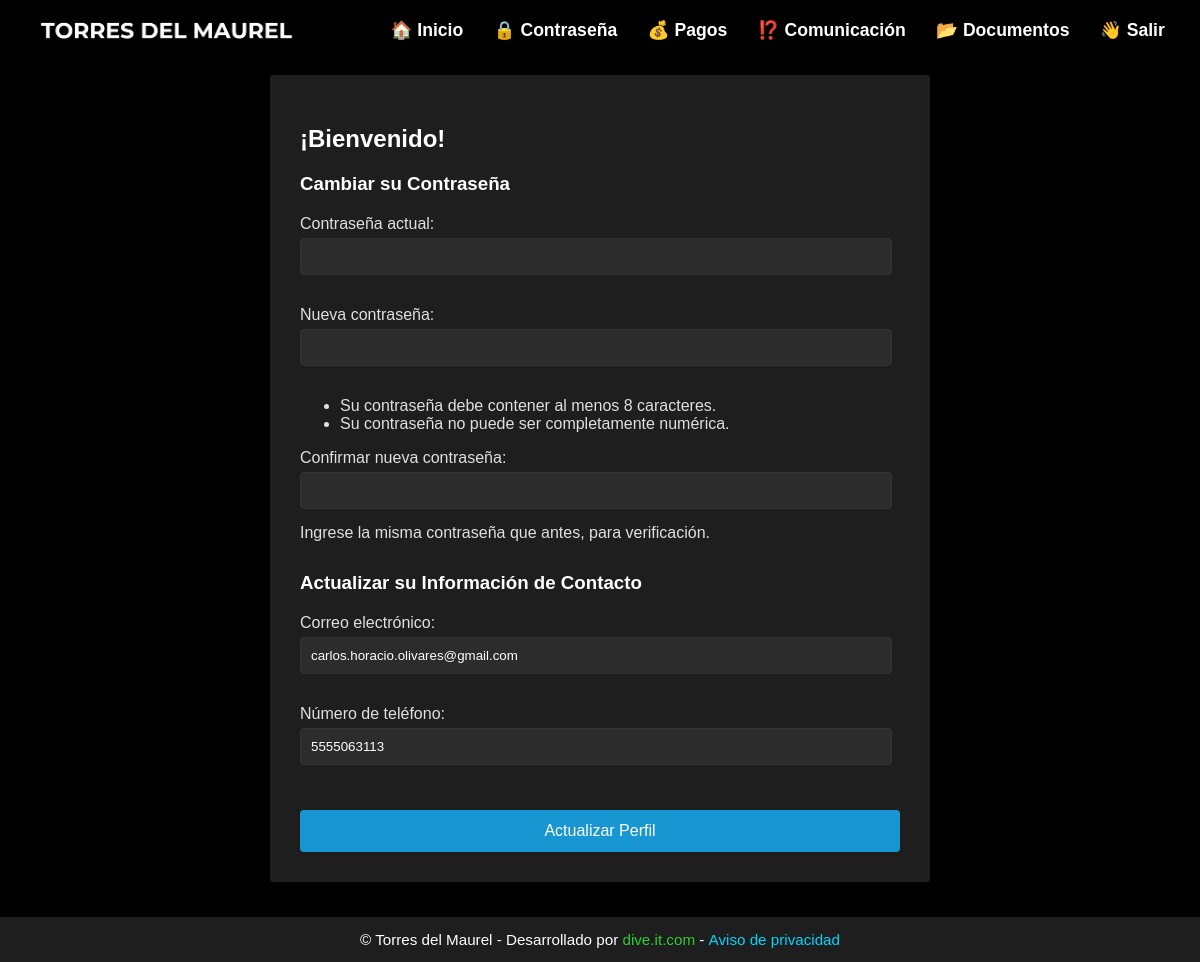
Screenshot of /profile/ (signed in) with the database file from the repository.
### website/models.py (models this page shows, shortened)
class CustomUser(AbstractUser):
    apartment_number = models.CharField(max_length=7, unique=True, null=True, blank=True)
    email = models.EmailField(unique=True)
    phone_number = models.CharField(max_length=15, blank=True, null=True)
    is_first_login = models.BooleanField(default=True)
    is_debtor = models.BooleanField(default=False)
    groups = models.ManyToManyField(
        Group,
        verbose_name='groups',
        blank=True,
        help_text='The groups this user belongs to.',
        related_name='customuser_set',
        related_query_name='customuser',
    )
    user_permissions = models.ManyToManyField(
        Permission,
        verbose_name='user permissions',
        blank=True,
        help_text='Specific permissions for this user.',
        related_name='customuser_set',
        related_query_name='customuser',
    )

### website/views.py (the view)
# urls.py: path('profile/', views.profile, name='profile'),
@login_required
def profile(request):
    if request.method == 'POST':
        password_form = SpanishPasswordChangeForm(request.user, request.POST)
        profile_form = UserProfileForm(request.POST, instance=request.user)
        if password_form.is_valid() and profile_form.is_valid():
            user = password_form.save()
            profile_form.save()
            update_session_auth_hash(request, user)
            messages.success(request, '¡Su perfil ha sido actualizado exitosamente!')
            return redirect('dashboard')
    else:
        password_form = SpanishPasswordChangeForm(request.user)
        profile_form = UserProfileForm(instance=request.user)
    return render(request, 'profile.html', {
        'password_form': password_form,
        'profile_form': profile_form
    })

### website/forms.py (shortened to what this page needs)
class SpanishPasswordChangeForm(PasswordChangeForm):
    old_password = forms.CharField(
        label="Contraseña actual",
        widget=forms.PasswordInput(attrs={'autocomplete': 'current-password', 'autofocus': True}),
    )
    new_password1 = forms.CharField(
        label="Nueva contraseña",
        widget=forms.PasswordInput(attrs={'autocomplete': 'new-password'}),
        help_text="<ul><li>Su contraseña debe contener al menos 8 caracteres.</li><li>Su contraseña no puede ser completamente numérica.</li></ul>",
    )
    new_password2 = forms.CharField(
        label="Confirmar nueva contraseña",
        widget=forms.PasswordInput(attrs={'autocomplete': 'new-password'}),
        help_text="Ingrese la misma contraseña que antes, para verificación.",
    )

class UserProfileForm(forms.ModelForm):
    phone_number = forms.CharField(
        label='Número de teléfono',
        max_length=10,
        validators=[
            RegexValidator(
                regex=r'^\d{10}$',
                message='Ingrese un número de teléfono válido de 10 dígitos.',
                code='invalid_phone_number'
            ),
        ]
    )
    class Meta:
        model = CustomUser
        fields = ['email', 'phone_number']
        labels = {
            'email': 'Correo electrónico',
        }

### website/templates/profile.html (shortened to what this page needs)
{% extends "base.html" %}
{% load static %}
{% block extra_css %}
<link rel="stylesheet" href="{% static 'css/profile.css' %}">
{% endblock %}
{% block content %}
<div class="profile-container">
    <h2>¡Bienvenido!</h2>
    <form method="post" id="profile-form">
        <div class="form-section">
            <h3>Cambiar su Contraseña</h3>
            {{ password_form.as_p }}
        </div>
        <div class="form-section">
            <h3>Actualizar su Información de Contacto</h3>
            {{ profile_form.as_p }}
        </div>
        <button type="submit" class="update-button">Actualizar Perfil</button>
    </form>
</div>
{% endblock %}

### website/static/css/base.css (style rules this page uses)
body { font-family: Arial, sans-serif; background-color: black; margin: 0; padding: 0; min-height: 100vh; display: flex; flex-direction: column; }

### website/static/css/profile.css (style rules this page uses)
.profile-container { max-width: 600px; margin: 75px auto 35px; padding: 30px; background-color: #1e1e1e; border-radius: 3px; box-shadow: 0 0 10px rgba(0, 0, 0, 0.1); color: #e0e0e0; }
h2, h3 { color: #ffffff; margin-bottom: 20px; }
.form-section { margin-bottom: 30px; }
label { display: block; margin-bottom: 5px; color: #e0e0e0; }
input[type="text"], input[type="email"], input[type="password"] { width: 95%; padding: 10px; margin-bottom: 15px; border: 1px solid #333; border-radius: 4px; background-color: #2c2c2c; color: #ffffff; }
.update-button { width: 100%; padding: 12px; background-color: #1896d1; color: white; border: none; border-radius: 4px; cursor: pointer; font-size: 16px; transition: background-color 0.3s ease; }

### rows the page displays
CustomUser: email "carlos.horacio.olivares@gmail.com", phone_number "5555063113"
